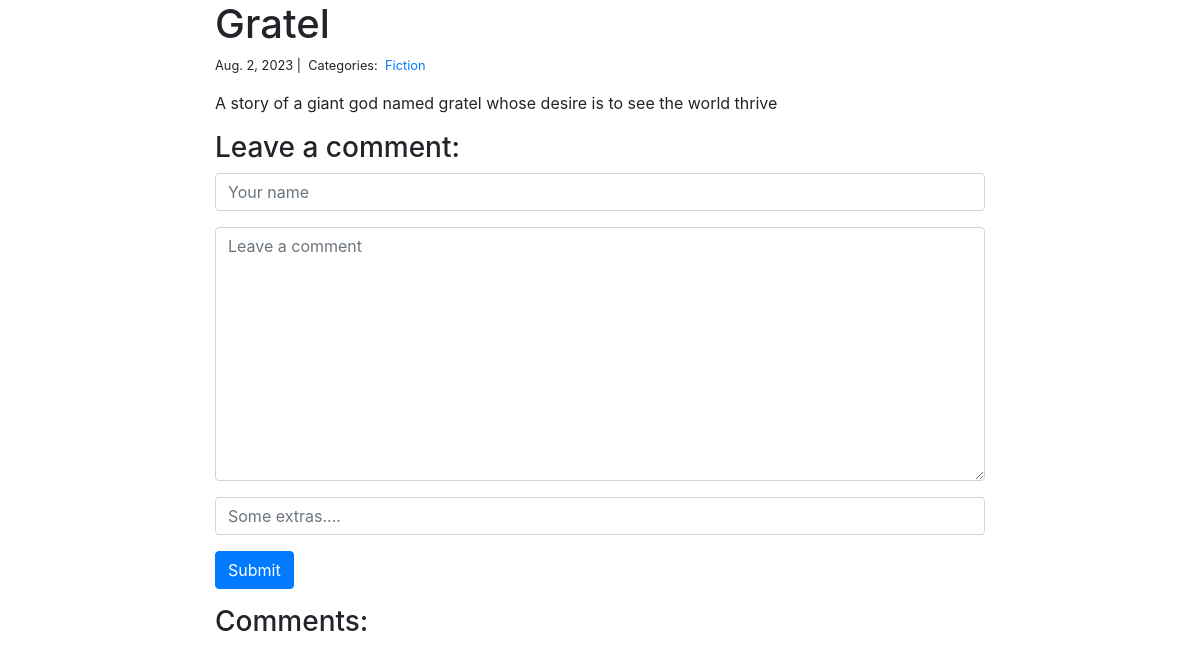
The app's page /blog/2/ with its own data.
### blog/models.py (models this page shows, shortened)
class Post(models.Model):
    title = models.CharField(max_length=255)
    body = models.TextField()
    pub_date = models.DateTimeField(auto_now_add=True)
    last_mod = models.DateTimeField(auto_now=True)
    cat = models.ManyToManyField('Category', related_name='posts')

class Category(models.Model):
    name = models.CharField(max_length=20)

### blog/views.py (the view, shortened to what this page needs)
# urls.py: path('<int:pk>/', views.blog_detail, name='blog_detail'),
def blog_detail(request, pk):
    post = Post.objects.get(pk=pk)
    form = CommentForm()
    comments = Comment.objects.filter(post=post)
    context = {
        'post' : post,
        'comments' : comments,
        'form' : form,
    }
    return render(request, "blog_detail.html", context)

### blog/forms.py
class CommentForm(forms.Form):
    author = forms.CharField(
        max_length=60,
        widget=forms.TextInput(attrs={
            'class' : 'form-control',
            'placeholder' : 'Your name'
        })
    )
    body = forms.CharField(widget=forms.Textarea(
        attrs={
            'class' : 'form-control',
            'placeholder' : 'Leave a comment'
        }
    ))
    extra = forms.CharField(widget=forms.TextInput(attrs={
        'class' : 'form-control',
        'placeholder' : 'Some extras....'
    }))

### blog/templates/blog_detail.html (shortened to what this page needs)
{% extends "base.html" %}
{% block page_content %}
<div class="col-md-8 offset-md-2">
    <h1>{{ post.title }}</h1>
    <small>
        {{ post.pub_date.date }} |&nbsp;
        Categories:&nbsp;
        {% for category in post.cat.all %}
        <a href="{% url 'blog_category' category.name %}">
            {{ category.name }}
        </a>&nbsp;
        {% endfor %}
    </small>
    <p>{{ post.body | linebreaks }}</p>
    <h3>Leave a comment:</h3>
    <form action="/blog/{{ post.pk }}/" method="post">
        <div class="form-group">
            {{ form.author }}
        </div>
        <div class="form-group">
            {{ form.body }}
        </div>
        <div class="form-group">
            {{ form.extra }}
        </div>
        <button type="submit" class="btn btn-primary">Submit</button>
    </form>
    <h3>Comments:</h3>
</div>
{% endblock %}

### records on screen
Post: title "Gratel", pub_date "Aug. 2, 2023", body "A story of a giant god named gratel whose desire is to see the world thrive"
Category: name "Fiction"
